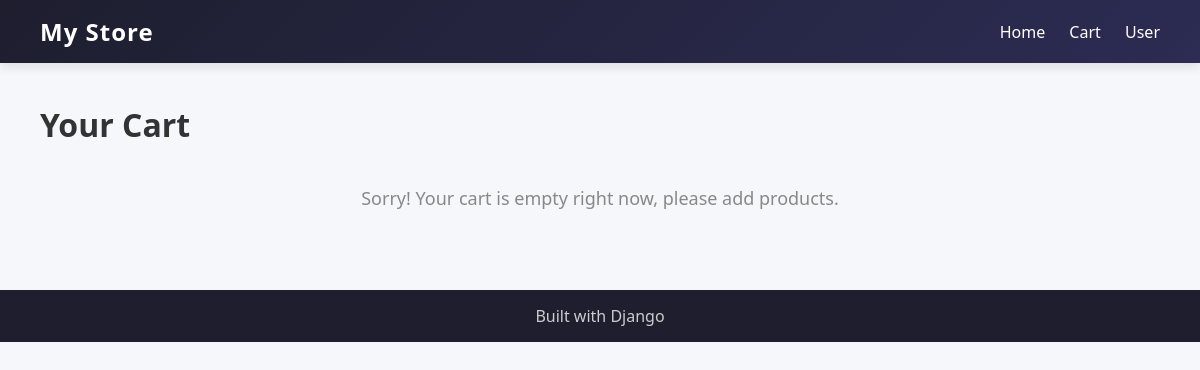
The page /cart/ (signed in) on the database as committed earlier.
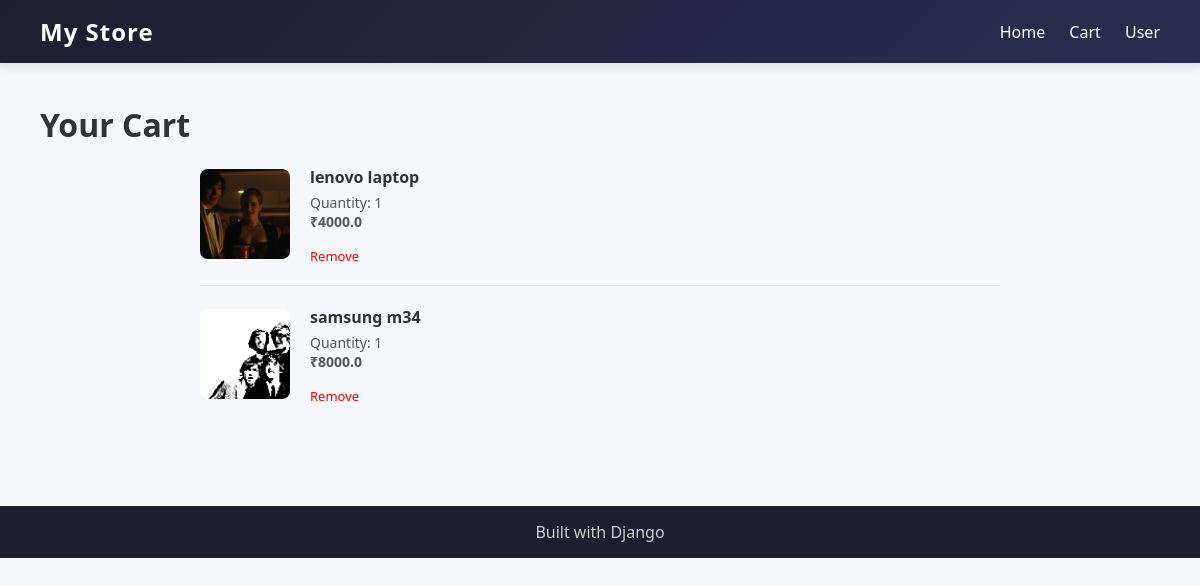
The same page on the database as committed later.
### store/models.py (models this page shows, shortened)
class Cart(models.Model):
    user = models.ForeignKey(User,  on_delete=models.CASCADE)
    product = models.ForeignKey(Product, on_delete=models.CASCADE)
    quantity = models.IntegerField(default=1)

class Product(models.Model):
    name = models.CharField(max_length=200)
    price = models.FloatField()
    description = models.TextField()
    image = models.ImageField(upload_to='products/', null=True, blank=True)

### store/views.py (the view)
# urls.py: path('cart/', views.cart_view, name='cart'),
@login_required
def cart_view(request):
    items = Cart.objects.filter(user=request.user)
    return render(request, 'store/cart.html', {'items': items})

### store/templates/store/cart.html (shortened to what this page needs)
{% extends 'store/base.html' %}
{% block content %}
<h1>Your Cart</h1>
{% if not items %}
    <p class="empty-cart">Sorry! Your cart is empty right now, please add products.</p>
{% else %}
<div class="cart-container">
    {% for item in items %}
    <div class="cart-item">
        <div class="cart-img">
            {% if item.product.image %}
                <img src="{{ item.product.image.url }}">
            {% endif %}
        </div>
        <div class="cart-details">
            <h3>{{ item.product.name }}</h3>
            <p>Quantity: {{ item.quantity }}</p>
            <p class="price">₹{{ item.product.price }}</p>
            <a href="{% url 'remove_from_cart' item.id %}" class="remove-btn">
                Remove
            </a>
        </div>
    </div>
    {% endfor %}
</div>
{% endif %}
{% endblock %}

### store/templates/store/base.html (shortened to what this page needs)
{% load static %}
<!DOCTYPE html>
<html>
<head>
    <link rel="stylesheet" href="{% static 'css/style.css' %}">
</head>
<body>
    <header>
        <h1>My Store</h1>
        <nav>
            <a href="{% url 'products' %}">Home</a>
            <a href="{% url 'cart' %}">Cart</a>
            <a href="{% url 'user' %}">User</a>
        </nav>
    </header>
    <main>
        {% block content %}
        {% endblock %}
    </main>
    <footer>
        <p>Built with Django</p>
    </footer>
</body>
</html>

### store/static/css/style.css (style rules this page uses)
* { margin: 0; padding: 0; box-sizing: border-box; }
body { font-family: 'Segoe UI', Arial, sans-serif; background: #f5f7fa; color: #333; }
header { background: linear-gradient(135deg, #1e1e2f, #2c2c54); color: white; padding: 15px 40px; display: flex; justify-content: space-between; align-items: center; box-shadow: 0 4px 10px rgba(0,0,0,0.1); }
header h1 { font-size: 24px; letter-spacing: 1px; }
header a { color: white; text-decoration: none; margin-left: 20px; font-weight: 500; }
main { padding: 40px; }
.price { font-weight: bold; color: #2ecc71; margin-bottom: 10px; }
footer { background: #1e1e2f; color: #ccc; text-align: center; padding: 15px; margin-top: 40px; }
.cart-container { max-width: 800px; margin: auto; display: flex; flex-direction: column; }
.cart-item { display: flex; align-items: center; padding: 20px 0; position: relative; }
.cart-item:not(:last-child)::after { content: ""; position: absolute; bottom: 0; left: 0; width: 100%; height: 1px; background: #e5e5e5; }
.cart-img img { width: 90px; height: 90px; object-fit: cover; border-radius: 8px; }
.cart-details { margin-left: 20px; flex: 1; }
.cart-details h3 { font-size: 16px; margin-bottom: 5px; }
.cart-details p { font-size: 14px; color: #555; }
.price { font-weight: bold; color: #2ecc71; }
.remove-btn { display: inline-block; margin-top: 6px; font-size: 13px; color: red; text-decoration: none; }

Rows that differ between the two databases and show on the page:
added Cart: product.image (picture), product.name "lenovo laptop", quantity "1", product.price "4000.0"
added Cart: product.image (picture), product.name "samsung m34", quantity "1", product.price "8000.0"
Other text that changed with them:
text no longer shown: "Sorry! Your cart is empty right now, please add products."
